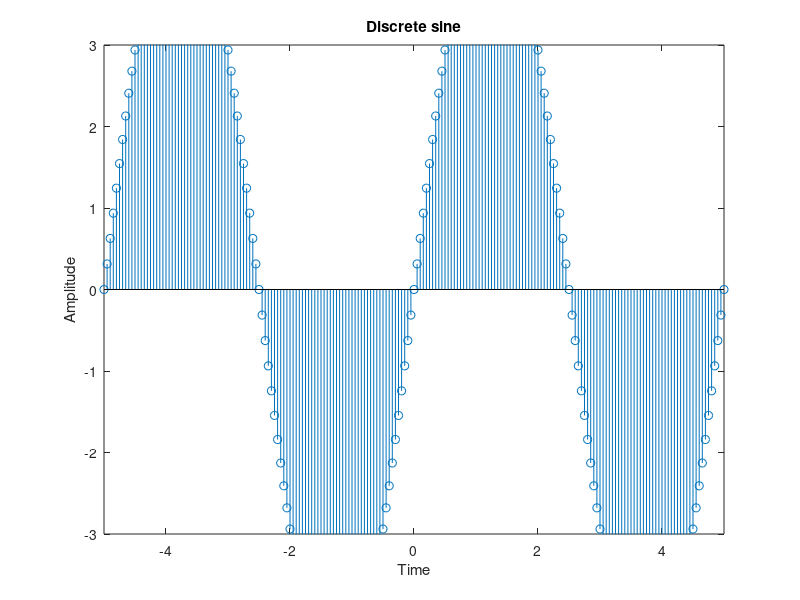

MATLAB code to generate this figure:
pkg load signal;
pkg load control;

T = input("Enter time: ");
a = input("Enter amplitude: ");
t = -T : 0.05 : T;
y = a*sin((2*pi*t)/T);
stem(t,y)
hold on
axis([-T T -3 3])
xlabel("Time")
ylabel("Amplitude")
title("Discrete sine")
